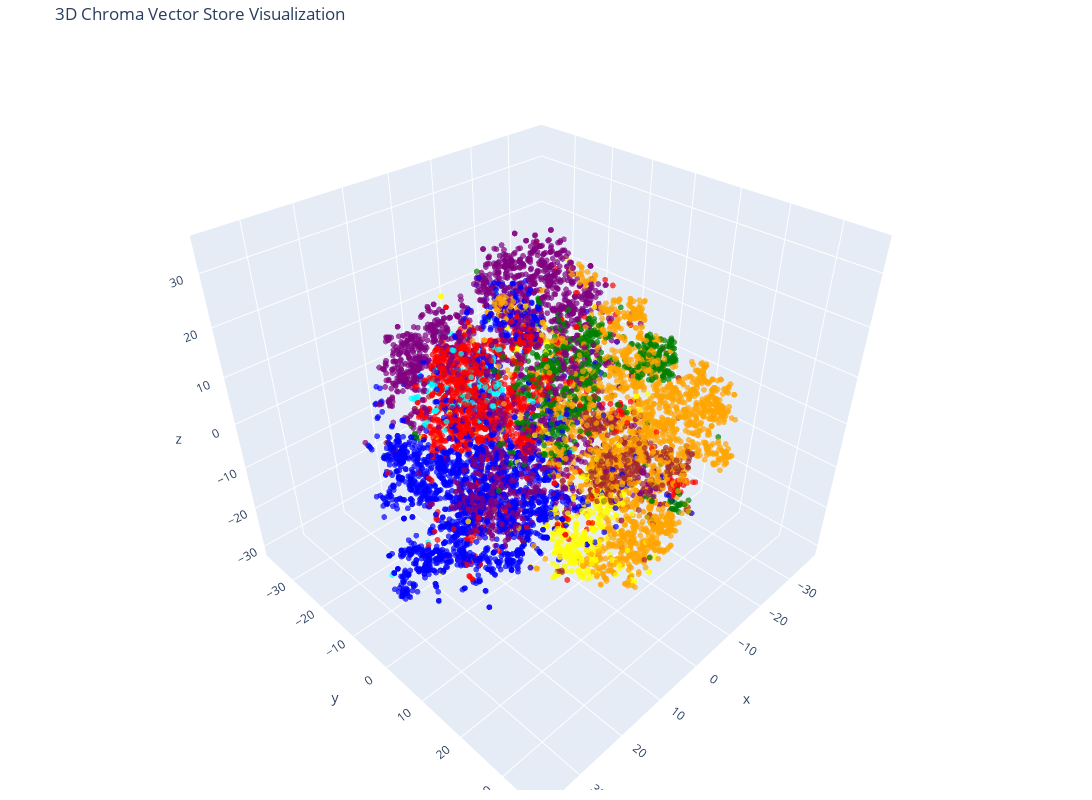

Here is the notebook cell this chart was saved with:
### Code cell
# Create the 3D scatter plot
fig = go.Figure(data=[go.Scatter3d(
    x=reduced_vectors[:, 0],
    y=reduced_vectors[:, 1],
    z=reduced_vectors[:, 2],
    mode='markers',
    marker=dict(size=2, color=colors, opacity=0.7),
    text=[f"Category: {c}<br>Text: {d[:50]}..." for c, d in zip(categories, documents)],
    hoverinfo='text'
)])

fig.update_layout(
    title='3D Chroma Vector Store Visualization',
    scene=dict(xaxis_title='x', yaxis_title='y', zaxis_title='z'),
    width=1200,
    height=800,
    margin=dict(r=20, b=10, l=10, t=40)
)

fig.show()

### Figure 1 — Plotly figure (JSON) as saved in the notebook; plotly's stock layout.template omitted (floating-point values rounded to 4 significant figures; data arrays with more than 128 entries replaced by an {"elided": "..."} marker saying what was removed)
{"data": [{"hoverinfo": "text", "marker": {"color": {"elided": "10000 str values"}, "opacity": 0.7, "size": 2}, "mode": "markers", "text": {"elided": "10000 str values"}, "type": "scatter3d", "x": {"elided": "10000 float values"}, "y": {"elided": "10000 float values"}, "z": {"elided": "10000 float values"}}], "layout": {"height": 800, "margin": {"b": 10, "l": 10, "r": 20, "t": 40}, "scene": {"xaxis": {"title": {"text": "x"}}, "yaxis": {"title": {"text": "y"}}, "zaxis": {"title": {"text": "z"}}}, "title": {"text": "3D Chroma Vector Store Visualization"}, "width": 1200}}
